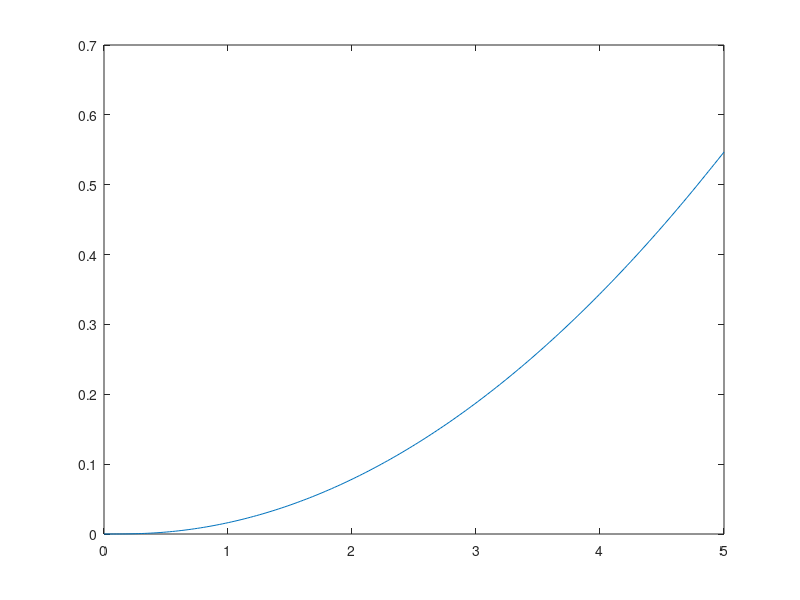

Write MATLAB code to recreate this figure.
%% Veclocity curve for data.
clear

% Constants
g = 21.937; % mph/s = 1g


%%
% Need 10 seconds of acceleration with some peak accleration to reach 45
% mph. Start with a max acceleration, fit accel curve to cubic spline

alen = 5; % seconds
amax = 0.13*g; % mph/s

% Define acceleration curve.
taspec = alen*[0; 0.1; 0.95; 1];
afun = @(t) ppval(pchip(taspec, amax*[0; 1; 1; 0]), t);

tt = linspace(0, alen, 200);
plot(tt, afun(tt))


%%
% Integrate the acceleration to get velocity.

dt = alen/numel(tt);
vv = cumsum(afun(tt))*dt;

plot(tt, vv)


%%
% Integrate velocity for distance.

ss = cumsum(vv)*dt/60; % 1/60 hr/sec

plot(tt, ss);
